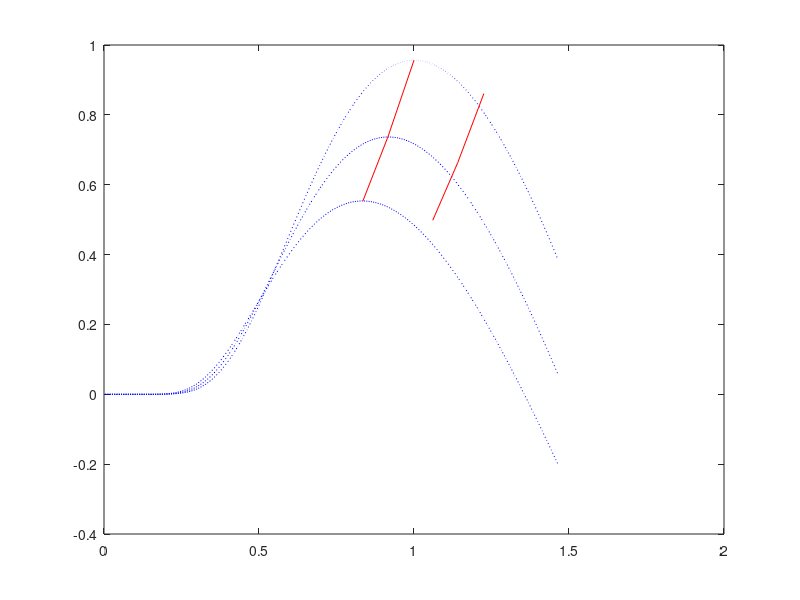

The MATLAB script that drew this image:
% function [m_pw,v_wr,v_pwmpp,v_wrmpp,v_pwdel,v_wrdel] = fun_getwindpowercurve_v2(v_beta,v_vw)

v_beta = 0.5;
v_vw = [10 11 12];

% This function computes the power-speed curves for wind generation.
% The power-speed curve of a 1.5 MW wind generator is used for this
% purpose. The resulting curve must be appropriately scaled.
%
% Input:    angle of attack, beta, and wind speed, vw
% Output:   wind power, pw, rotor speed, wr, MPP power, pwmpp, MPP rotor
%           speed, wrmpp


rho = 1.275; % air density

% 1.5 MW wind generator data
Rb = 31.2; % blade radius (m)
Aw = Rb^2*pi; % surface 
Pn = 1.5e6; % nominal power (MW)
v_cp = [0.73, 151, 0.58, 0.002, 2.14, 13.2, 18.4, -0.02, -0.003]; % performance coefficients
v_Wr = 0:0.01:4; % rotor speed range (rad/s)

nvw = length(v_vw);

for iw = nvw:-1:1 % for every wind speed:
    
    vw = v_vw(iw);
    lambda = v_Wr*Rb./vw;
    delta = (1./(lambda+v_cp(8).*v_beta)-v_cp(9)./(1+v_beta.^3));
    Cp = v_cp(1)*(v_cp(2).*delta-v_cp(3).*v_beta-v_cp(4).*v_beta.^v_cp(5)-v_cp(6)).*exp(-v_cp(7).*delta);
    m_pw(iw,:) = Cp*rho/2*Aw*vw.^3/Pn; % per unit mechanical power

end

[v_pwmpp,v_iwrmpp] = max(m_pw,[],2); % MPP
% v_pwmpp = 0.9 .* v_pwmpp;
% [v_pwdel,v_iwrdel] = 0.9 * max(m_pw,[],2); % deloaded
v_pwdel = 0.9 * max(m_pw,[],2); % deloaded

% ==> Algorithm to obtain deloaded speed and power:
% Look up for the "0.9*max(m_pw,[],2)" value (in other words, pw_del) and
% see its corresponding i. Then we look for the corresponding wr value with
% that i.

m_pw_rightside = m_pw(1,v_iwrmpp:end);

% look for the value closest to pw_del on the right hand side of pmax - the values
% are already sorted, so we can use the find() function
i_lower  = find(m_pw_rightside <= v_pwdel,1,'first');
i_higher = find(m_pw_rightside >= v_pwdel,1,'last');   

% higher and lower values of pw_del on the table
lower_than_pwdel  = m_pw_rightside(i_lower);
higher_than_pwdel = m_pw_rightside(i_higher);


ipwmppn = find(v_pwmpp<=1,1,'last'); % nominal power (1 pu)
Wrn = v_Wr(v_iwrmpp(ipwmppn)); % nominal speed
v_wr = v_Wr/Wrn;
%v_wr = v_Wr;

v_Wrmpp = v_Wr(v_iwrmpp);
v_wrmpp = v_Wrmpp/Wrn; % speed corresponding to MPP

% we get an average of the two wr values corresponding to pw_del high and
% pw_del low to get the actual deloaded wr!
v_wrdel = (v_wr(v_iwrmpp+i_lower)+v_wr(v_iwrmpp+i_higher))/2;

% v_Wrdel = v_Wr(v_iwrmpp+i_lower);
% v_wrdel = v_Wrdel/Wrn; % speed corresponding to MPP

figure(1)
plot(v_wr,m_pw',':b');hold on;
plot(v_wrmpp,v_pwmpp,'-r');hold on;
plot(v_wrdel,v_pwdel,'-r');hold off;

% plot(v_wr, m_pw);